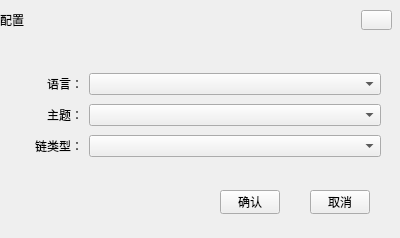
<?xml version="1.0" encoding="UTF-8"?>
<ui version="4.0">
 <class>ConfigWidget</class>
 <widget class="QDialog" name="ConfigWidget">
  <property name="geometry">
   <rect>
    <x>0</x>
    <y>0</y>
    <width>400</width>
    <height>238</height>
   </rect>
  </property>
  <property name="windowTitle">
   <string>Dialog</string>
  </property>
  <widget class="QLabel" name="title_Label">
   <property name="geometry">
    <rect>
     <x>0</x>
     <y>0</y>
     <width>400</width>
     <height>40</height>
    </rect>
   </property>
   <property name="text">
    <string>配置</string>
   </property>
  </widget>
  <widget class="QToolButton" name="closeBtn">
   <property name="geometry">
    <rect>
     <x>361</x>
     <y>10</y>
     <width>31</width>
     <height>20</height>
    </rect>
   </property>
   <property name="cursor">
    <cursorShape>PointingHandCursor</cursorShape>
   </property>
   <property name="text">
    <string/>
   </property>
  </widget>
  <widget class="QToolButton" name="okBtn">
   <property name="geometry">
    <rect>
     <x>220</x>
     <y>190</y>
     <width>60</width>
     <height>24</height>
    </rect>
   </property>
   <property name="cursor">
    <cursorShape>PointingHandCursor</cursorShape>
   </property>
   <property name="text">
    <string>确认</string>
   </property>
  </widget>
  <widget class="QToolButton" name="cancelBtn">
   <property name="geometry">
    <rect>
     <x>310</x>
     <y>190</y>
     <width>60</width>
     <height>24</height>
    </rect>
   </property>
   <property name="cursor">
    <cursorShape>PointingHandCursor</cursorShape>
   </property>
   <property name="text">
    <string>取消</string>
   </property>
  </widget>
  <widget class="QWidget" name="">
   <property name="geometry">
    <rect>
     <x>10</x>
     <y>70</y>
     <width>371</width>
     <height>91</height>
    </rect>
   </property>
   <layout class="QGridLayout" name="gridLayout" columnstretch="1,4">
    <item row="0" column="0">
     <widget class="QLabel" name="label">
      <property name="text">
       <string>语言：</string>
      </property>
      <property name="alignment">
       <set>Qt::AlignRight|Qt::AlignTrailing|Qt::AlignVCenter</set>
      </property>
     </widget>
    </item>
    <item row="0" column="1">
     <widget class="QComboBox" name="language"/>
    </item>
    <item row="1" column="0">
     <widget class="QLabel" name="label_2">
      <property name="text">
       <string>主题：</string>
      </property>
      <property name="alignment">
       <set>Qt::AlignRight|Qt::AlignTrailing|Qt::AlignVCenter</set>
      </property>
     </widget>
    </item>
    <item row="1" column="1">
     <widget class="QComboBox" name="theme"/>
    </item>
    <item row="2" column="0">
     <widget class="QLabel" name="label_3">
      <property name="text">
       <string>链类型：</string>
      </property>
      <property name="alignment">
       <set>Qt::AlignRight|Qt::AlignTrailing|Qt::AlignVCenter</set>
      </property>
     </widget>
    </item>
    <item row="2" column="1">
     <widget class="QComboBox" name="chainclass"/>
    </item>
   </layout>
  </widget>
 </widget>
 <resources/>
 <connections/>
</ui>
